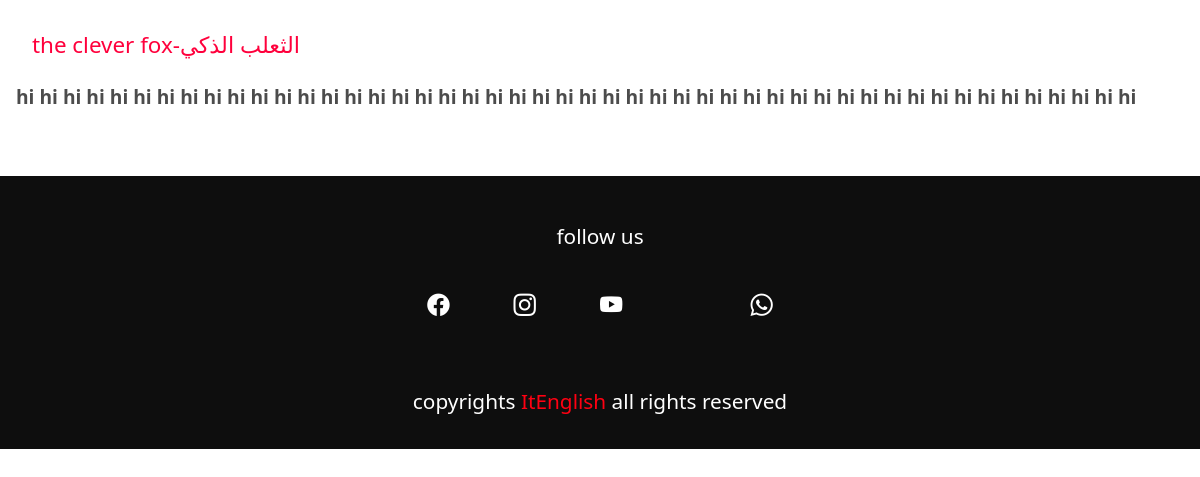
The page /blog/clever-fox/ on the database its author committed.
### base/models.py (models this page shows, shortened)
class Blog(models.Model):
    title = models.CharField(max_length=200, null=True)
    slug = models.SlugField(max_length=200,unique=True)
    model='blog'
    title_arabic = models.CharField(max_length=200, null=True)
    image = models.ImageField(null=False, blank=False)
    intro = models.TextField()
    pub_time      =  models.DateTimeField(auto_now_add=True)

### base/views.py (the view)
# urls.py: path('blog/<slug:slug>/', views.blog_view,name='blog'),
def blog_view(request,slug):
    blog = get_object_or_404(Blog, slug=slug)
    items = []
    image_articles = blog.image_article_set.all()
    articles = blog.article_set.all()
    content = sorted(
            list(articles) + list(image_articles),
            key=lambda obj: obj.pub_time,
            reverse=False
        )
    context={'blog': blog,'items': content}
    return render(request,'blog.html',context)

### templates/blog.html (shortened to what this page needs)
{% extends "main.html" %}
{% load static %}
{% block content %}
    <div class="blog-detail">
        <h2 class="blog-title">{{blog.title}}-{{blog.title_arabic}}</h2>
        <p class="introduction">
            {{blog.intro}}
        </p>
        <div class="blog-content">
        </div>
    </div>
{% endblock %}

### static/css/styles.css (style rules this page uses)
:root { --color: #fff; --color2: #FDFDFD; --color3: #FF9B00; --tran-color: rgba(0,0,0,.6); --bgc1: #262626; --bgc2: #AAAAAA; }
* { padding: 0; margin: 0; box-sizing: border-box; }
html { font-size: 10% 11px; }
body { color: #fff; }
.blog-detail { width: 100%; color: #000; display: flex; justify-content: center; flex-direction: column; padding: 1rem; }
.blog-title { width: 100%; padding: 1rem; color: #FF003C; font-size: 1.4rem; }
.introduction { width: 100%; font-size: 1.2rem; font-weight: 590; color:rgba(0,0,0,.7) ; }
.blog-content { width: 100%; display: flex; flex-direction: column; padding: 1rem; }

### rows shown on the page
Blog: title "the clever fox", title_arabic "الثعلب الذكي", intro "hi hi hi hi hi hi hi hi hi hi hi hi hi hi hi hi hi hi hi hi hi hi hi hi hi hi hi hi hi hi hi hi hi hi hi hi hi hi hi hi hi hi hi hi hi hi hi hi"
